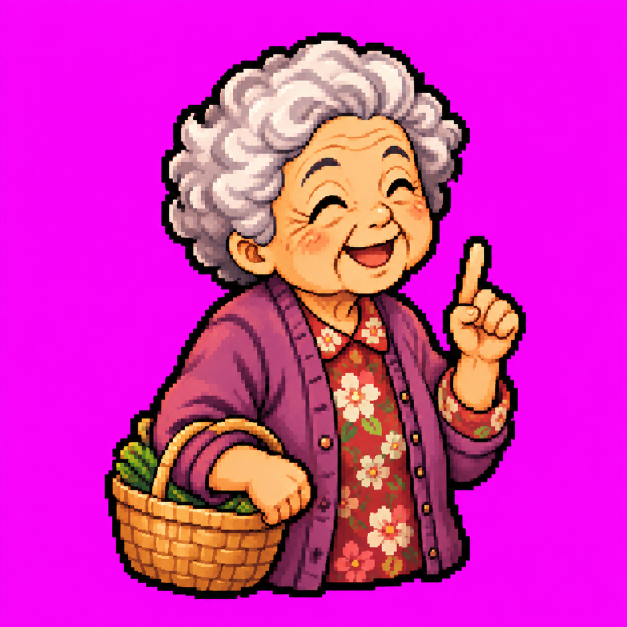
#> input picture art-source/grandma-hint.png, 1254 x 1254 px, found by its file name (shown at 1/2 size)
$ python process-e4-art.py ../grandma-hint.png ../../assets/images/characters/grandma.webp
#> lines starting #> are read from the running program, lines starting #| are printed output that depends on the picture
"""E4 美術批次：阿嬤提示立繪（art-manifest #42）。

用法：uv run --python 3.12 --with pillow art-source/scripts/process-e4-art.py art-source assets/images
- 原圖 `grandma-hint.png`：洋紅底。阿嬤穿紫色開襟外套，顏色接近洋紅，不能用全圖的顏色門檻去背
  （E3 的 key_magenta 會把外套吃掉）。改成「從圖片邊緣出發、只移除和邊緣相連的洋紅」，
  黑色輪廓線會把外套和背景隔開。
- 邊緣一圈半透明的混色像素，依洋紅程度降低不透明度並去掉色偏。
- 裁掉空白、長邊縮到 ≤ 1024（art-manifest 上限），存成 WebP。
"""
import sys
from collections import deque
from pathlib import Path

from PIL import Image

SRC, OUT = Path(sys.argv[1]), Path(sys.argv[2])
LIMIT = 1024


def magenta_score(r: int, g: int, b: int) -> int:
    return min(r, b) - g


def key_connected_magenta(img: Image.Image) -> Image.Image:
    img = img.convert("RGBA")
    w, h = img.size
#> w = 1254; h = 1254
    px = img.load()
    background = [[False] * w for _ in range(h)]
    queue: deque[tuple[int, int]] = deque()
    for x in range(w):
        queue.extend([(x, 0), (x, h - 1)])
    for y in range(h):
        queue.extend([(0, y), (w - 1, y)])
    # 背景是接近純洋紅的區域（分數高），從邊緣往內擴散
    while queue:
        x, y = queue.popleft()
        if not (0 <= x < w and 0 <= y < h) or background[y][x]:
            continue
        r, g, b, _ = px[x, y]
        if magenta_score(r, g, b) < 120:
            continue
        background[y][x] = True
        queue.extend([(x + 1, y), (x - 1, y), (x, y + 1), (x, y - 1)])
#> this loop made 3603880 passes
#> (r, g, b) on passes 1 to 3: (230, 15, 236), (235, 38, 235), (242, 13, 246)
#> after the loop, background = 1254 items

    for y in range(h):
        for x in range(w):
            if background[y][x]:
                px[x, y] = (0, 0, 0, 0)
                continue
            # 緊鄰背景的混色邊緣：依洋紅程度降低不透明度，紅藍拉回綠的水準去色偏
            near = any(
                0 <= x + dx < w and 0 <= y + dy < h and background[y + dy][x + dx]
                for dx, dy in ((1, 0), (-1, 0), (0, 1), (0, -1))
            )
            if not near:
                continue
            r, g, b, _ = px[x, y]
            score = magenta_score(r, g, b)
            if score > 60:
                alpha = max(0, min(255, int(255 * (120 - score) / 60)))
                px[x, y] = (min(r, g + 40), g, min(b, g + 40), alpha)
    return img


img = key_connected_magenta(Image.open(SRC / "grandma-hint.png"))
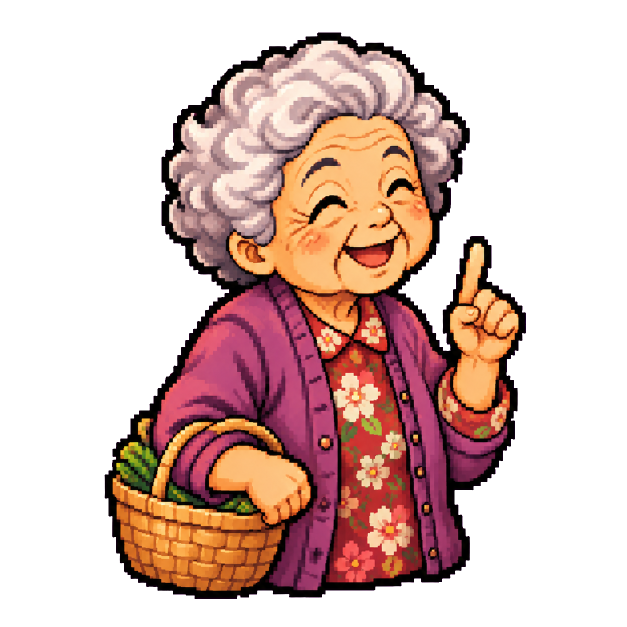
#> img: PIL image 1254x1254 RGBA (shown at 1/2 size); mean R, G, B, A 70.7, 43.3, 36.9, 108.9; transparent parts drawn white
img = img.crop(img.getchannel("A").point(lambda a: 255 if a > 10 else 0).getbbox())
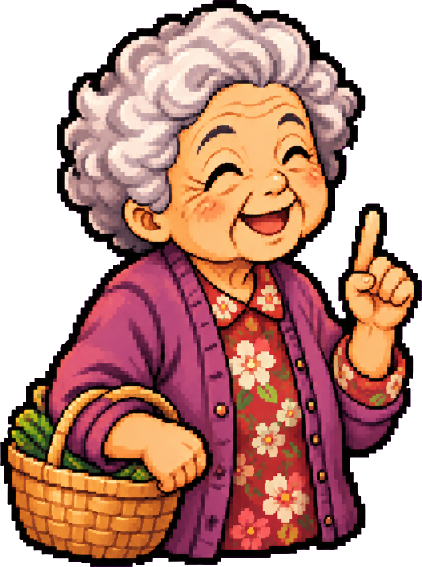
#> img: PIL image 843x1133 RGBA (shown at 1/2 size); mean R, G, B, A 116.4, 71.3, 60.7, 179.4; transparent parts drawn white
if max(img.size) > LIMIT:
    ratio = LIMIT / max(img.size)
#> ratio = 0.904
    img = img.resize((round(img.width * ratio), round(img.height * ratio)), Image.LANCZOS)
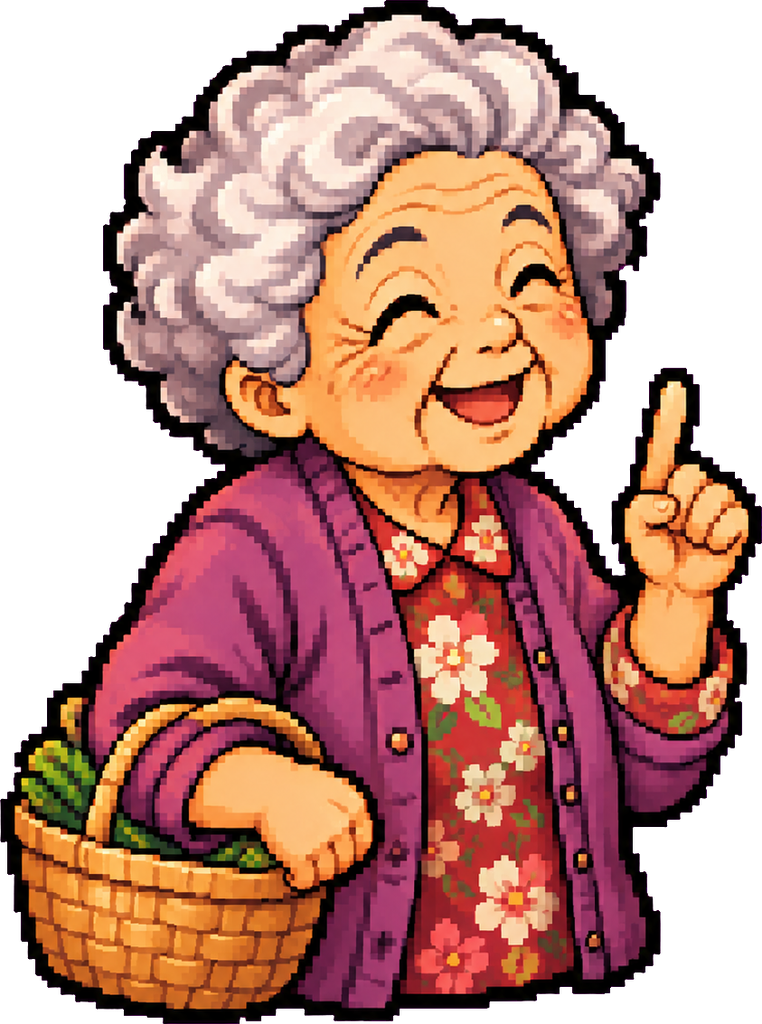
#> img: PIL image 762x1024 RGBA; mean R, G, B, A 116.7, 71.3, 61, 179.4; transparent parts drawn white
target = OUT / "characters" / "grandma.webp"
target.parent.mkdir(parents=True, exist_ok=True)
img.save(target, "WEBP", quality=90, alpha_quality=100, method=6)
#> (the run stopped early here; a loop or call above may not have finished)
